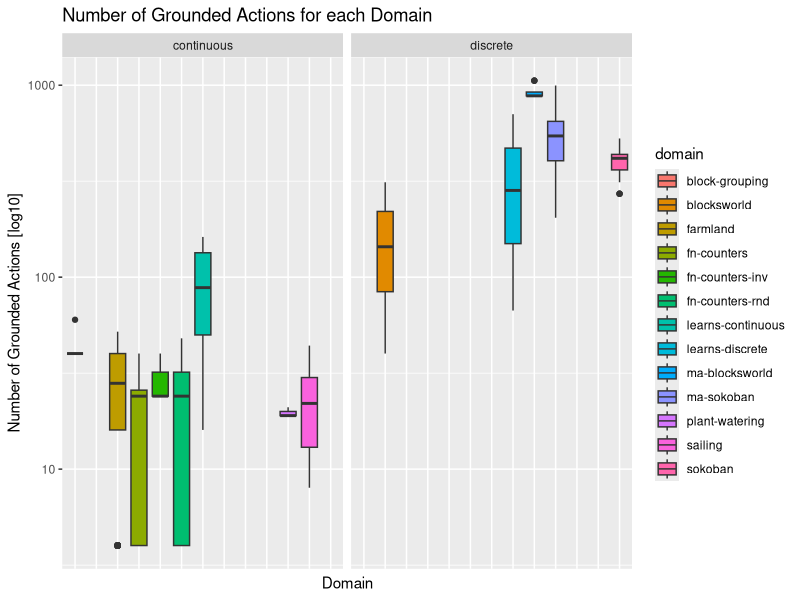
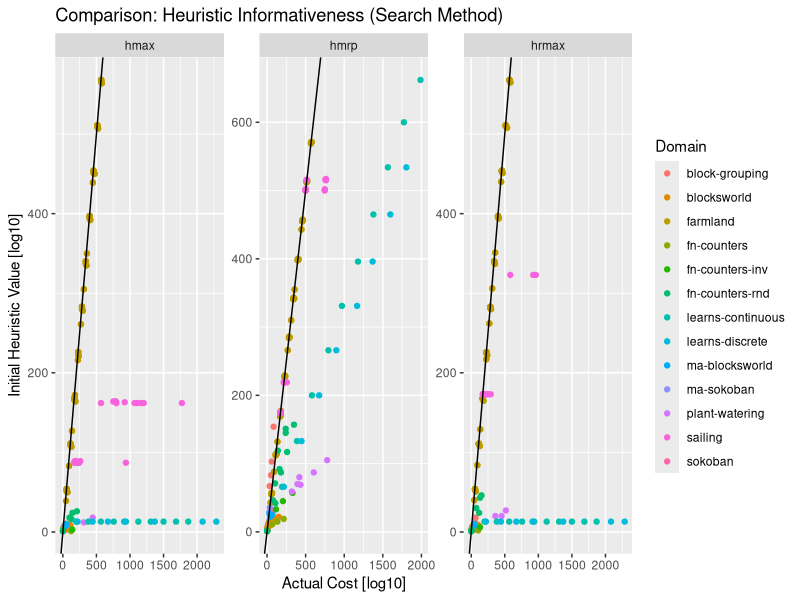
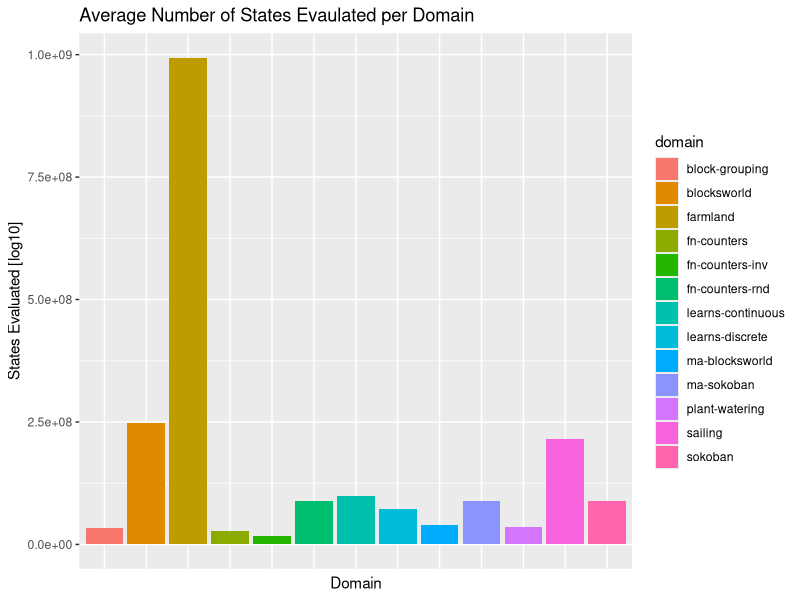
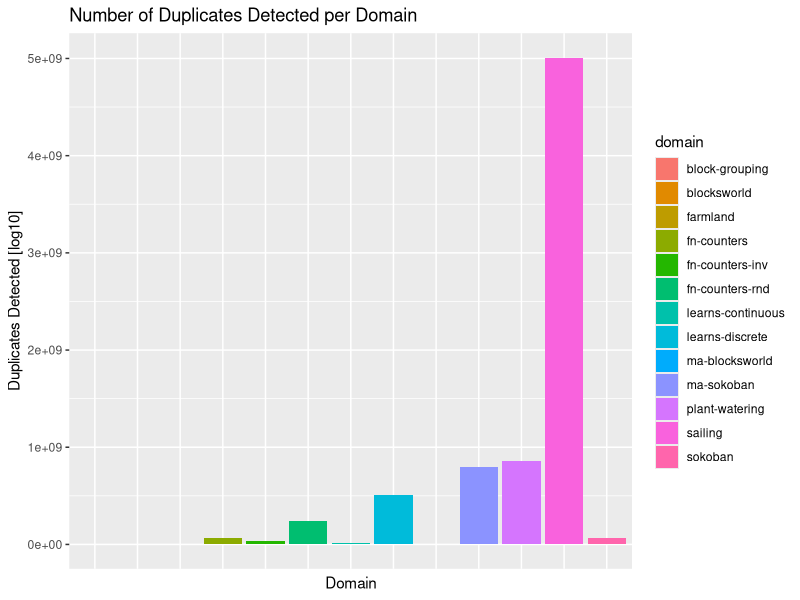
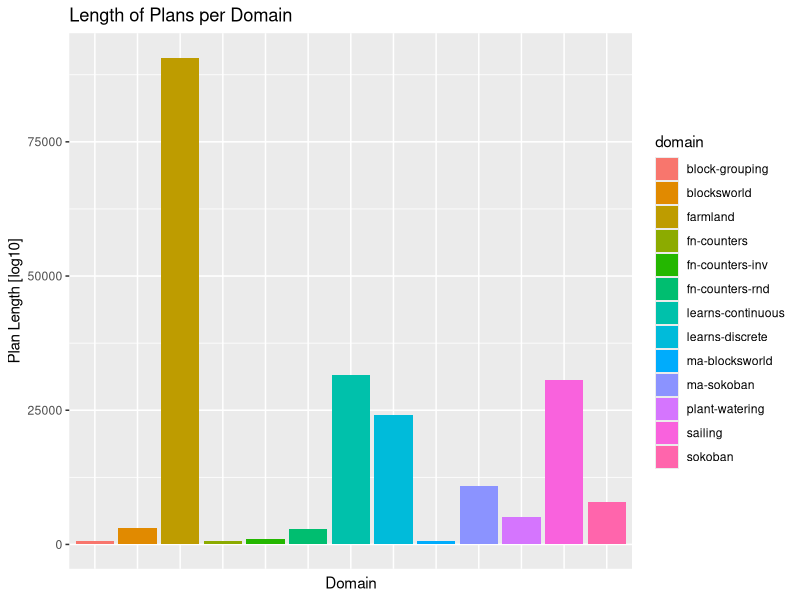
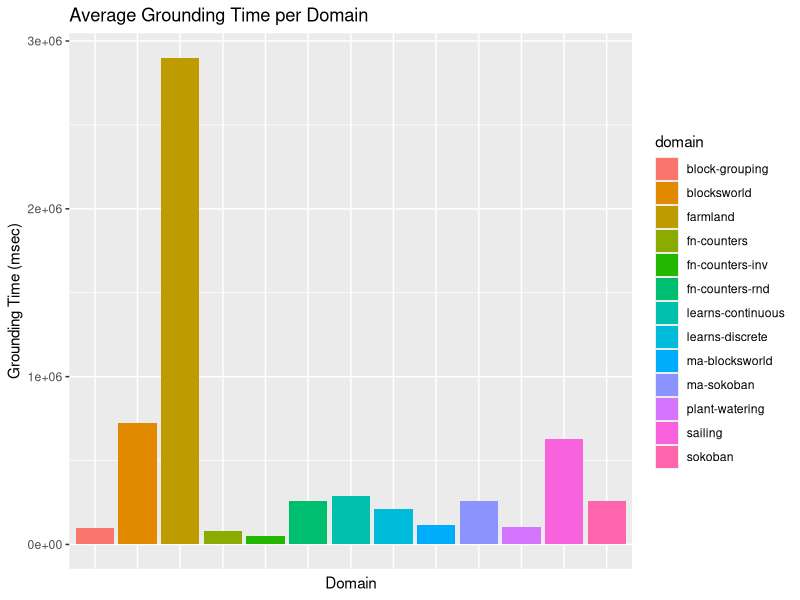
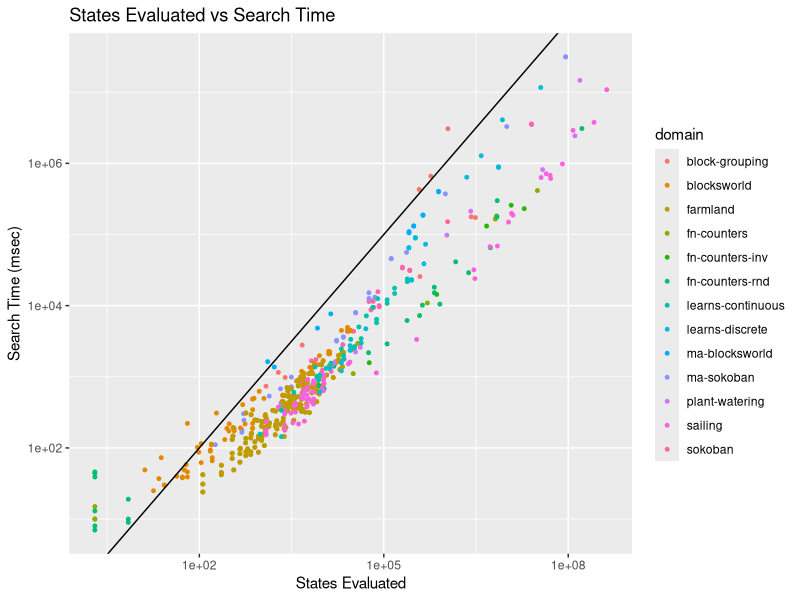
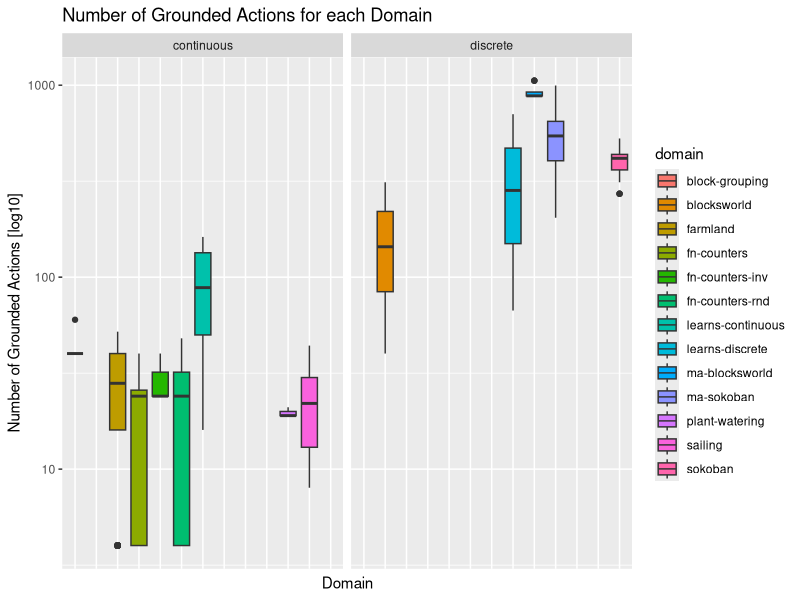

R code for these plots, in order:
#!/usr/bin/env Rscript

# Load required libraries
library(ggplot2)

setwd("~/Documents/planning-formalisms")

df <- read.csv("data.csv")

ground_actions <- ggplot(df, aes(x = domain, y = grounded.actions, fill = domain)) +
  geom_boxplot() +
  labs(x = 'Domain', y = "Number of Grounded Actions [log10]", title = "Number of Grounded Actions for each Domain") + 
  theme(axis.text.x=element_blank(), axis.ticks.x=element_blank()) +
  facet_wrap(~ type) +
  scale_y_log10()

ground_actions

heuristic_informativeness <- ggplot(df, aes(y = initial.heuristic.val, x = metric.search, color = domain)) + 
  geom_point(position = "dodge") +
  labs(y = "Initial Heuristic Value [log10]", x = "Actual Cost [log10]", title = "Comparison: Heuristic Informativeness (Search Method)", color = "Domain") +
  facet_wrap(~ search.method, scales="free") +
  geom_abline(intercept = 0, slope = 1, size = 0.5)

heuristic_informativeness

search_time <- ggplot(df, aes(x = domain), log10="y") +
  geom_col(aes(y = mean(states.evaluated), fill = domain)) +
  labs(x = "Domain", y = "States Evaluated [log10]", title = "Average Number of States Evaulated per Domain") +
  theme(axis.text.x=element_blank(), axis.ticks.x=element_blank()) 

search_time

duplicates <- ggplot(df, aes(x = domain, y = duplicates.detected, fill = domain), log10="y") +
  geom_col() +
  labs(x = "Domain", y = "Duplicates Detected [log10]", title = "Number of Duplicates Detected per Domain") +
  theme(axis.text.x=element_blank(), axis.ticks.x=element_blank()) 

duplicates

plan_length <- ggplot(df, aes(x = domain, y = plan.length, fill = domain)) +
  geom_col() +
  labs(x = "Domain", y = "Plan Length [log10]", title = "Length of Plans per Domain") +
  theme(axis.text.x=element_blank(), axis.ticks.x=element_blank())

plan_length

grounding_time <- ggplot(df, aes(x = domain, y = mean(grounding.time), fill = domain)) +
  geom_col() +
  labs(x = "Domain", y = "Grounding Time (msec)", title = "Average Grounding Time per Domain") +
  theme(axis.text.x=element_blank(), axis.ticks.x=element_blank())

grounding_time

states_eval_vs_search_time <- ggplot(df, aes(x = states.evaluated, y = search.time.msec, color = domain), log10="y") +
  geom_point(size=1) + 
  labs(x = "States Evaluated", y = "Search Time (msec)", title = "States Evaluated vs Search Time") +
  scale_x_log10() + # Add this line for log10 scaling
  scale_y_log10() + # Add this line for log10 scaling
  geom_abline(intercept = 0, slope = 1, size = 0.5)

states_eval_vs_search_time


# List of plots
plots <- list(
  ground_actions, heuristic_informativeness, search_time, states_eval_vs_search_time, duplicates, plan_length, grounding_time
)

# Save each plot as a PDF
for (i in seq_along(plots)) {
  ggsave(paste0("plot-", i, ".pdf"), plots[[i]])
}
